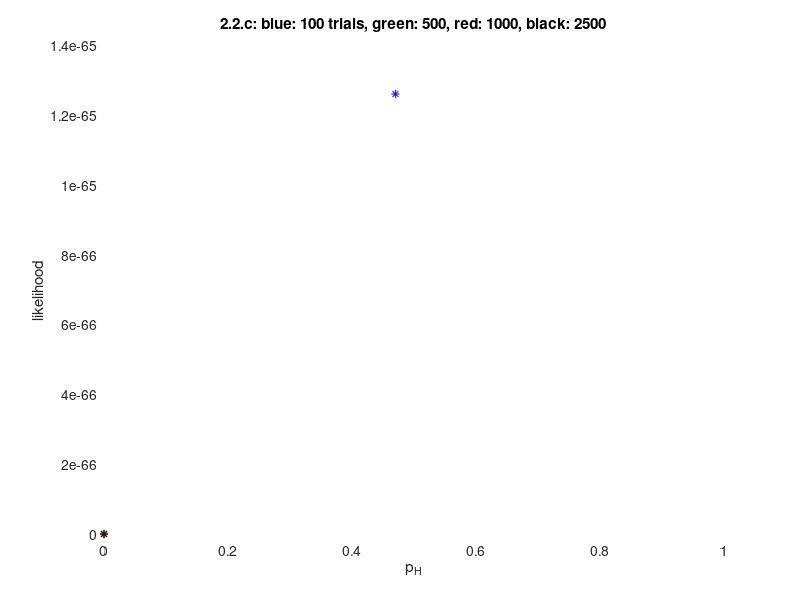

The MATLAB source for this figure:
% Homework 2, Question 2, 2.c
%
% Fill in the missing code below!
%
% --- DO NOT ALTER CODE ---


clear all;

p_H_star = 0.6; % the value of the true parameter
sigma_squared = 1;  % the variance of the noise term, epsilon_i
p_H = 0:0.01:1; % sample p_H
N_bits = [100 500 1000 2500]; % trial size varies
nTrials = length(N_bits);
nPhSamples = length(p_H);
L = zeros(nTrials, nPhSamples);  % L: num_trial_sizes x num_ph_samples, each row corresponds to the
         % likelihood of one trial size vs. p_H plot
max_L = zeros(nTrials, 1);  % max_L: num_trial_sizes x 1, keeps track of the maximum likelihood 
max_L_inds = zeros(nTrials, 1); % num_trial_sizes x 1, keeps track of index in p_H with max likelihood
colors = {[0 0 1], [0 1 0], [1 0 0], [0 0 0]}; % colors for the lines

rng(10701); % sets the random seed to produce identical output each time
         

%% FILL IN THE MISSING CODE HERE
%
%  --- ALTER THIS CODE ---
sigma = sqrt(sigma_squared);
const = 1 / (sigma * sqrt(2 * pi));
for i=1:nTrials
    nBits = N_bits(i);
    samps = (rand(1, nBits) > 0.4) + normrnd(0, sigma, [1 nBits]);
    max_LL = -inf;
    max_LL_ind = 1;
    for j=1:nPhSamples
        ph = .01*(j-1);
        res = 1;
        for k=1:nBits
            samp = samps(1,k);
            beta = const * exp(-(samp-1)^2/(2 * sigma_squared));
            alpha = const * exp(-(samp)^2/(2 * sigma_squared));
            res = res * (ph * (beta - alpha) + alpha);
        end
        L(i,j) = res;
        if res > max_LL
           max_LL = res;
           max_LL_ind = j;
        end
    end
    max_L(i,1) = max_LL;
    max_L_inds(i,1) = max_LL_ind;
end



%%  Plots the results   --- DO NOT ALTER CODE ---

figure;

for isize = 1:length(N_bits)
    
    plot(p_H, L(isize,:), 'Color', colors{isize});
    hold on;
    plot(p_H(max_L_inds(isize)), max_L(isize), '*', 'MarkerEdgeColor', colors{isize});
    
end

xlabel('p_H');
ylabel('likelihood');
title('2.2.c: blue: 100 trials, green: 500, red: 1000, black: 2500');